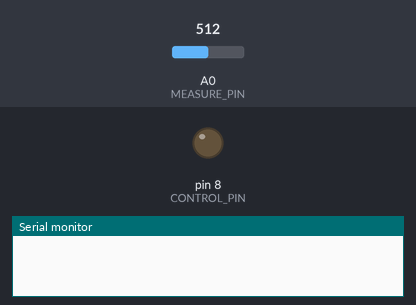
The sketch below on a simulated Arduino Uno, built with avr-gcc and run on an emulated ATmega328P. Shown: output pins drawn as LEDs (lit = HIGH), the last lines printed to the serial monitor. The inputs (shaded band) are chosen by the test bench; at power-on: A0 (MEASURE_PIN) = 512.

Above: at 0.1 s.
At 6.1 s:
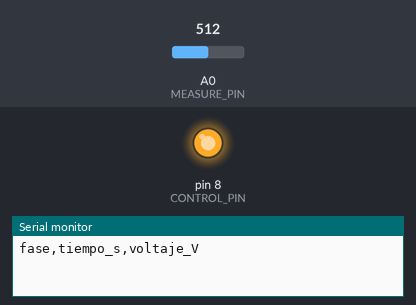
Timing chart, 0 to 13.6 s (numbered marks = the images above):
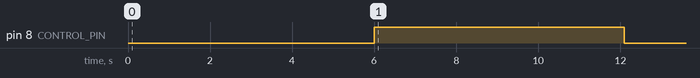

Measured:
- by itself, pin 8 (CONTROL_PIN): LOW → HIGH at 6.0 s, → LOW 6.1 s later

The sketch:

arduino_rc_logger.ino
```cpp
/*
  Registro de carga y descarga de un circuito RC.
  Conexion: D8 -- R (1 kohm) -- nodo Vc/A0 -- capacitor (+)
  Capacitor (-) a GND. Todos los GND deben ser comunes.
  Exporta por Serial en formato CSV: fase,tiempo_s,voltaje_V
  Ajusta VREF al voltaje de referencia real aproximado del Arduino.
*/
const byte CONTROL_PIN = 8;
const byte MEASURE_PIN = A0;
const float VREF = 5.00;                 // Mejor: calibrar con multimetro
const unsigned long SAMPLE_US = 20000;   // 20 ms = 50 muestras por segundo
const unsigned long DURATION_US = 6000000; // 6 segundos por fase

float readCapacitorVoltage() {
  int raw = analogRead(MEASURE_PIN);
  return raw * (VREF / 1023.0);
}

void recordPhase(const char *phase, bool pinHigh) {
  digitalWrite(CONTROL_PIN, pinHigh ? HIGH : LOW);
  delay(100); // estabilizacion breve antes de iniciar el reloj de la fase
  unsigned long start = micros();
  unsigned long nextSample = start;
  for (unsigned long target = 0; target <= DURATION_US; target += SAMPLE_US) {
    nextSample = start + target;
    while ((long)(micros() - nextSample) < 0) { }
    float t = (micros() - start) / 1000000.0;
    float v = readCapacitorVoltage();
    Serial.print(phase);
    Serial.print(',');
    Serial.print(t, 5);
    Serial.print(',');
    Serial.println(v, 5);
  }
}

void setup() {
  pinMode(CONTROL_PIN, OUTPUT);
  digitalWrite(CONTROL_PIN, LOW);
  Serial.begin(115200);
  delay(1000);
  Serial.println("fase,tiempo_s,voltaje_V");
  // Descarga inicial para empezar la prueba con el capacitor cerca de 0 V.
  digitalWrite(CONTROL_PIN, LOW);
  delay(5000);
}

void loop() {
  static bool completed = false;
  if (completed) return;
  recordPhase("carga", true);
  recordPhase("descarga", false);
  completed = true; // un ciclo por ejecución para evitar tiempos duplicados en el CSV
}
```
